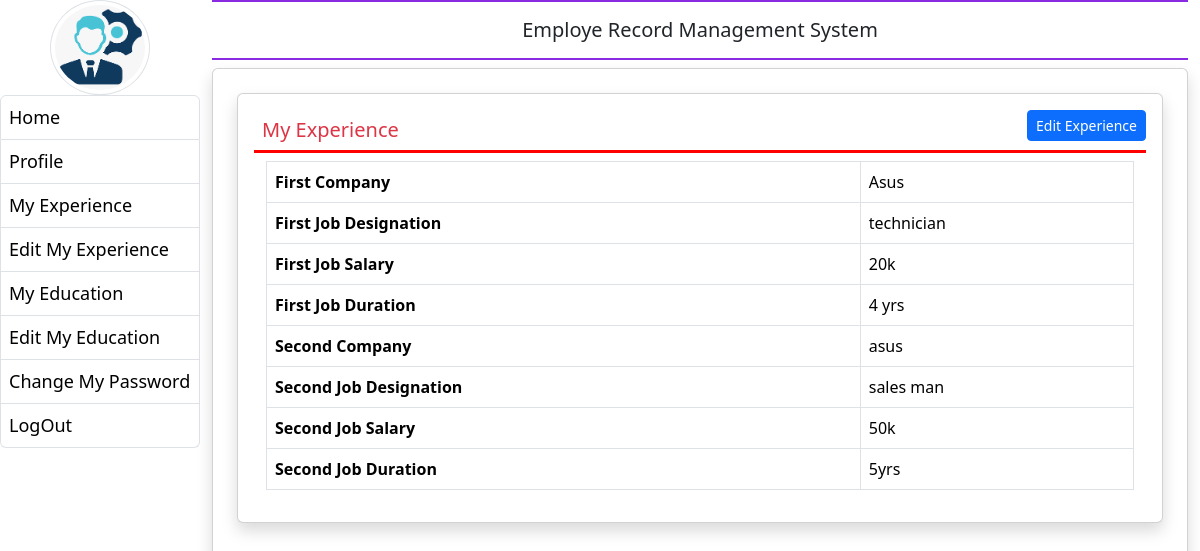
Before: /my_experience/ (signed in) with the older database file.
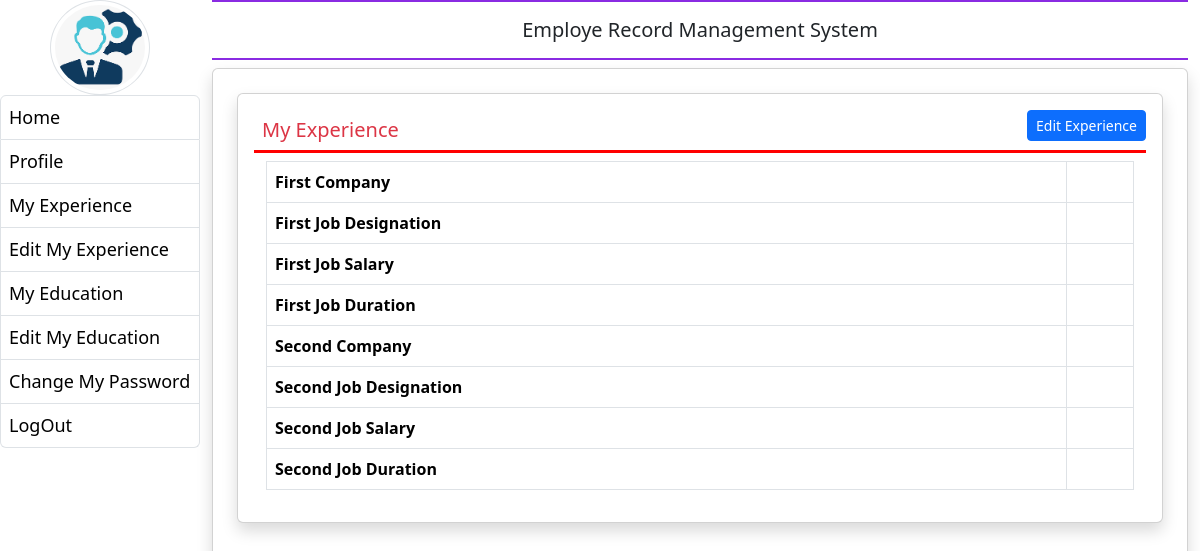
After: the same page with the newer database file.
### employee/models.py (models this page shows, shortened)
class EmployeeExperience(models.Model):
    user = models.ForeignKey(User, on_delete=models.CASCADE)
    company1name = models.CharField(max_length=100,null=True)
    company1desig = models.CharField(max_length=100, null=True)
    company1salary = models.CharField(max_length=100, null=True)
    company1duration = models.CharField(max_length=100, null=True)
    company2name = models.CharField(max_length=100,null=True)
    company2desig = models.CharField(max_length=100, null=True)
    company2salary = models.CharField(max_length=100, null=True)
    company2duration = models.CharField(max_length=100, null=True)

### employee/views.py (the view)
# urls.py: path('my_experience/', my_experience, name='my_experience'),
@login_required(login_url='emp_login')
def my_experience(request):
    user = request.user
    try:
        experience = get_object_or_404(EmployeeExperience, user=user)
        context = {'experience': experience}
        return render(request, 'my_experience.html', context)
    except Exception as e:
        print(f"Exception: {e}")
        return render(request, 'my_experience.html', {'error': 'Could not retrieve experience details.'})

### employee/templates/my_experience.html
{% extends "emp_base.html" %}
{% block main %}
<div class="card shadow m-2">
    <div class="card-body">
        <a href=" {% url "edit_my_experience" %}" class="btn btn-primary float-end btn-sm"> Edit Experience</a>
        <h5 class="p-2 text-danger" style="border-bottom: 3px solid red;">My Experience</h5>
        <div class="container-fluid">
            <table class="table table-bordered">
                <tr>
                    <th>First Company</th>
                    <td>{{experience.company1name}}</td>
                </tr>
                <tr>
                    <th> First Job Designation</th>
                    <td>{{experience.company1desig}}</td>
                </tr>
                <tr>
                    <th>First Job Salary</th>
                    <td>{{experience.company1salary}}</td>
                </tr>
                <tr>
                    <th>First Job  Duration</th>
                    <td>{{experience.company1duration}}</td>
                </tr>
                <tr>
                    <th>Second Company</th>
                    <td>{{experience.company2name}}</td>
                </tr>
                <tr>
                    <th> Second Job Designation</th>
                    <td>{{experience.company2desig}}</td>
                </tr>
                <tr>
                    <th>Second Job Salary</th>
                    <td>{{experience.company2salary}}</td>
                </tr>
                <tr>
                    <th>Second Job  Duration</th>
                    <td>{{experience.company2duration}}</td>
                </tr>
            </table>
        </div>
    </div>
</div>
{% endblock %}

Changed rows visible on the page:
removed EmployeeExperience: company1name "Asus", company1desig "technician", company1salary "20k", company1duration "4 yrs", company2name "asus", company2desig "sales man", company2salary "50k", company2duration "5yrs"
